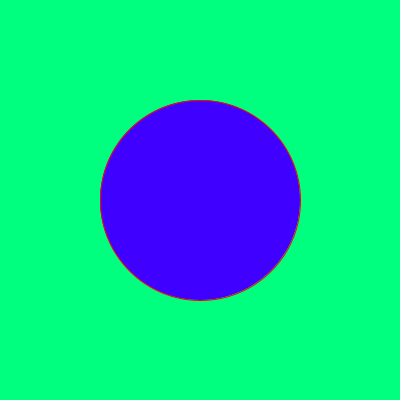
Frame 1 (no input)
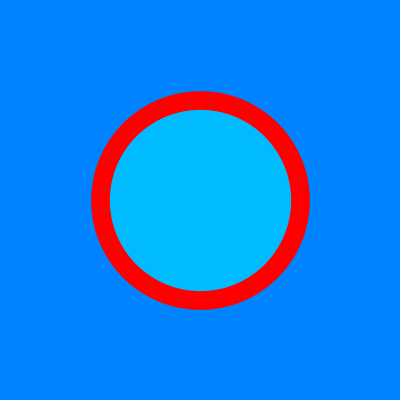
Frame 60 (the mouse pressed at the canvas centre just before this capture)
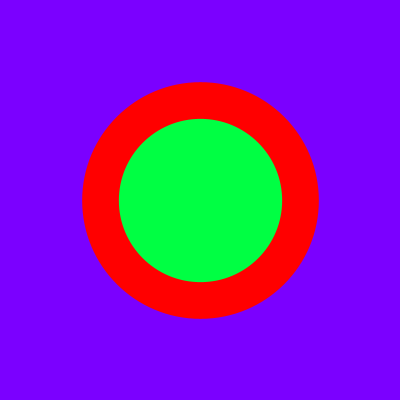
Frame 120 (the mouse held since frame 60 and released just before this capture)

The Processing sketch that drew these frames (run headless with seeded random() and noise(); from frame 60 on, the mouse is pressed at the canvas centre):

// Processing sketch: AenderndeVariablen3
// ── AenderndeVariablen3.pde
/*
 1. Schreibe Code, um der Abbildung möglichst nahe zu kommen.
 Benutze zunächst keine Variablen sondern Zahlen 
 (= die Werte sind hartcodiert).
 2. Ersetze die hartcodierten Werte durch Variablen.
 3. Schreibe Zuweisungen in der draw-Methode, die den Wert
 der Variablen ändern, z.B. variable1 = variable1 + 2;
 Probiere verschiedene Ausdrücke aus und beobachte, was passiert.
 */
// -a
int fuellfarbe = 255;
int hintergrundfarbe = 150;
int strichfarbe = 0;
float strichstaerke = 1;
int durchmesser = 200;

void setup() {
  size(400, 400);
  smooth();
  colorMode(HSB, 360, 100, 100);
}

void draw() {
  background(hintergrundfarbe, 100, 100);
  stroke(strichfarbe, 100, 100);
  strokeWeight(strichstaerke);
  fill(fuellfarbe, 100, 100);
  ellipse(200, 200, durchmesser, durchmesser);

  hintergrundfarbe = hintergrundfarbe + 1;
  strichfarbe = strichfarbe - 1;
  strichstaerke = strichstaerke + 0.3;
  fuellfarbe = fuellfarbe - 1;
}
// -b
